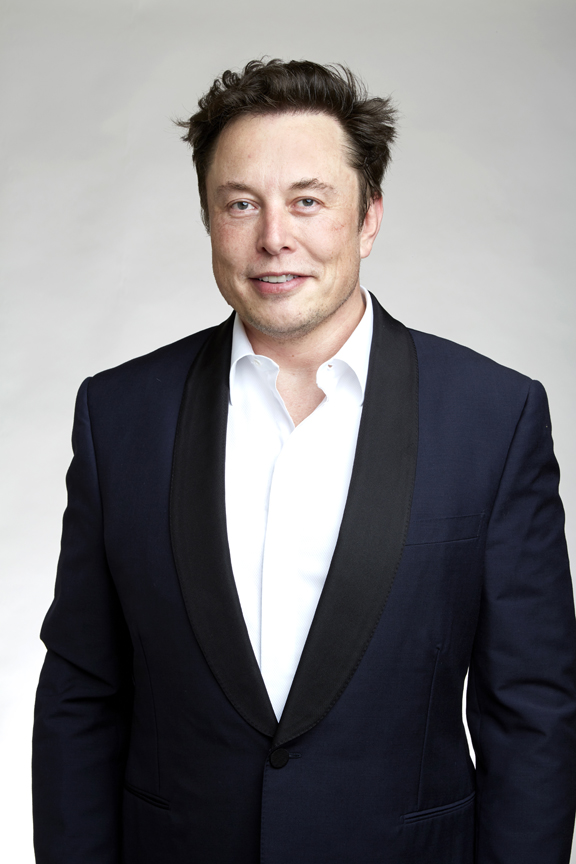
#> input picture Resources/elon-musk.jpg, 576 x 864 px
$ python chapter9.py
#> lines starting #> are read from the running program, lines starting #| are printed output that depends on the picture; after the words box and inside, x2 and y2 are one past the last pixel; in counts of white or black regions, pixels touching at a corner belong together
#Viola & Jones
#Take faces, non faces, train and generate a xml file

import cv2 as cv
import numpy as np


def stackImages(scale,imgArray):
    rows = len(imgArray)
    cols = len(imgArray[0])
    rowsAvailable = isinstance(imgArray[0], list)
    width = imgArray[0][0].shape[1]
    height = imgArray[0][0].shape[0]
    if rowsAvailable:
        for x in range ( 0, rows):
            for y in range(0, cols):
                if imgArray[x][y].shape[:2] == imgArray[0][0].shape [:2]:
                    imgArray[x][y] = cv.resize(imgArray[x][y], (0, 0), None, scale, scale)
                else:
                    imgArray[x][y] = cv.resize(imgArray[x][y], (imgArray[0][0].shape[1], imgArray[0][0].shape[0]), None, scale, scale)
                if len(imgArray[x][y].shape) == 2:
                    imgArray[x][y] = cv.cvtColor( imgArray[x][y], cv.COLOR_GRAY2BGR)
        imageBlank = np.zeros((height, width, 3), np.uint8)
        hor = [imageBlank]*rows
        hor_con = [imageBlank]*rows
        for x in range(0, rows):
            hor[x] = np.hstack(imgArray[x])
        ver = np.vstack(hor)
    else:
        for x in range(0, rows):
            if imgArray[x].shape[:2] == imgArray[0].shape[:2]:
                imgArray[x] = cv.resize(imgArray[x], (0, 0), None, scale, scale)
            else:
                imgArray[x] = cv.resize(imgArray[x], (imgArray[0].shape[1], imgArray[0].shape[0]), None, scale, scale)
            if len(imgArray[x].shape) == 2:
                imgArray[x] = cv.cvtColor(imgArray[x], cv.COLOR_GRAY2BGR)
        hor = np.hstack(imgArray)
        ver = hor
    return ver


paths = [
    "./Resources/elon-musk.jpg",
    "./Resources/brad-pitt.jpg",
    "./Resources/brad-jennifer.jpg"
]
imgs = []
faceCascade = cv.CascadeClassifier("./Resources/haarcascade_frontalface_default.xml")

for path in paths:
    img = cv.imread(path)
#> img is the input picture: shape (864, 576, 3); mean B, G, R 121.3, 118.8, 120.7
    imgResized = cv.resize(img, (600, 700))
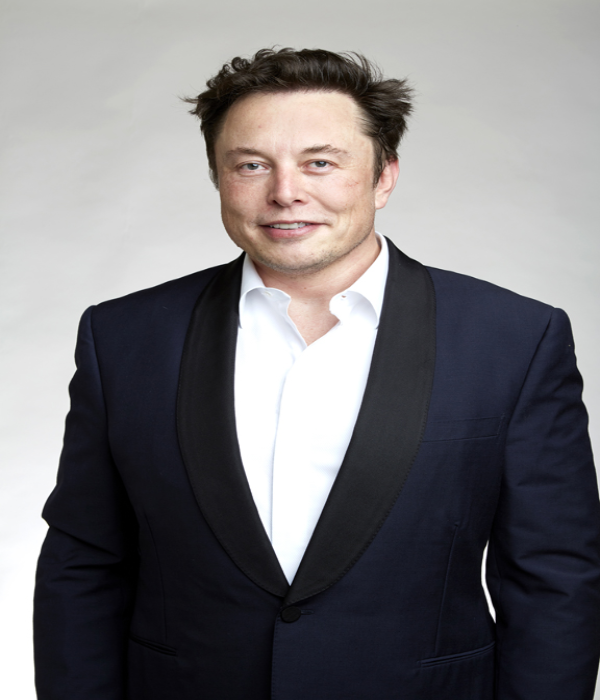
#> imgResized: shape (700, 600, 3); mean B, G, R 121.2, 118.7, 120.6

    imgGray = cv.cvtColor(imgResized, cv.COLOR_BGR2GRAY)
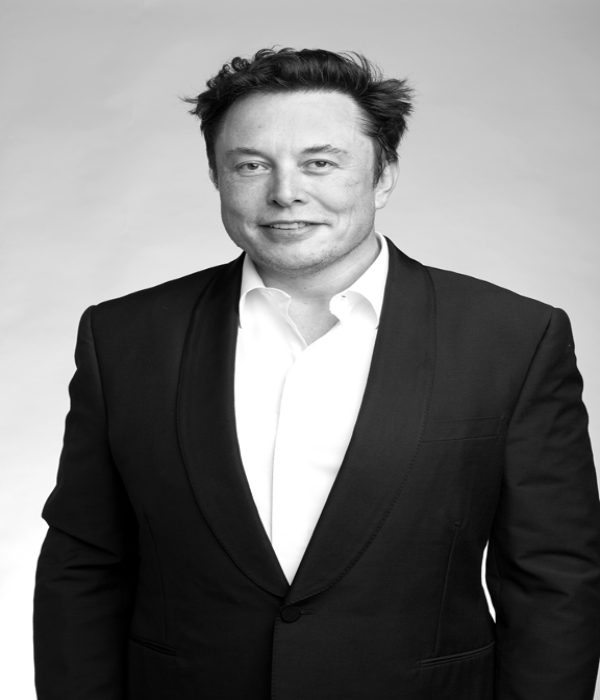
#> imgGray: shape (700, 600); min 0, max 255, mean 119.6

    faces = faceCascade.detectMultiScale(imgGray, 1.1, 4)
#> faces = [[202, 96, 175, 175]]

    for (x, y, w, h) in faces:
        cv.rectangle(imgResized, (x, y), (x + w, y + h), (0, 125, 0), 2)
#> this loop made 1 pass
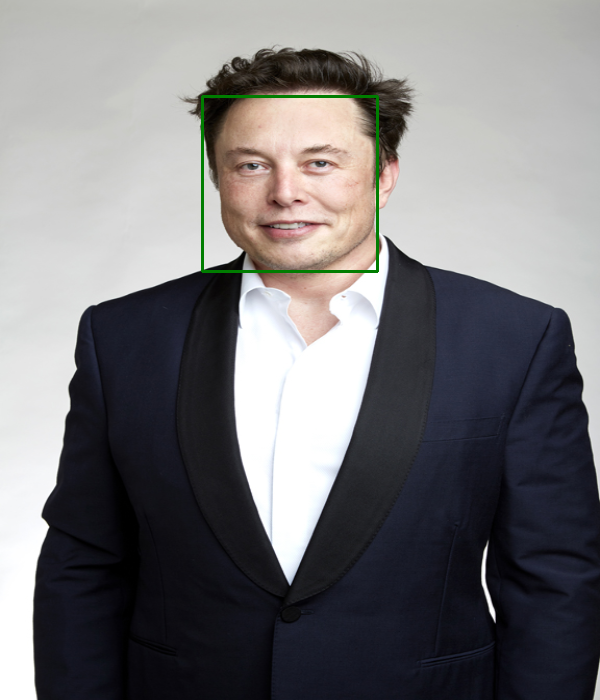
#> imgResized: shape (700, 600, 3); 0.5% of pixels changed, all inside (x1, y1, x2, y2) = (201, 95, 379, 273)

    imgs.append(imgResized)
#> pass 2 of the loop `for path in paths:`:
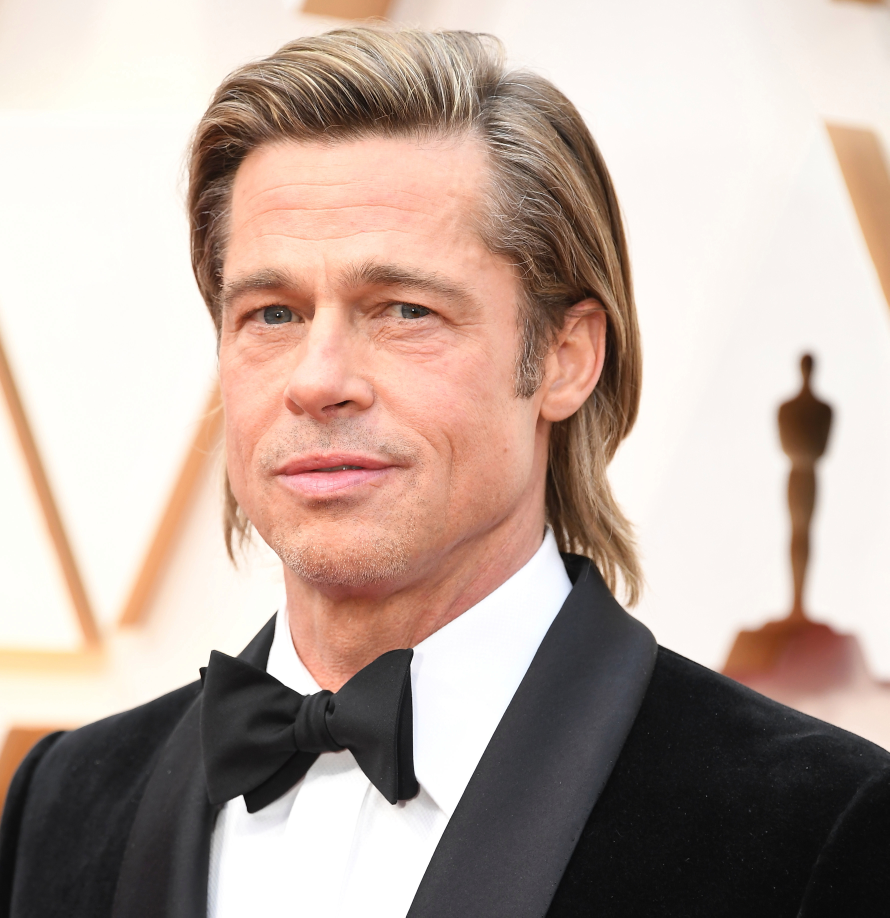
#> input picture Resources/brad-pitt.jpg, 3558 x 3670 px (shown at 1/4 size)
#> img is the input picture: shape (3670, 3558, 3); mean B, G, R 158.6, 168.2, 186.7
#> `imgGray = cv.cvtColor(imgResized, cv.COLOR_BGR2GRAY)`:
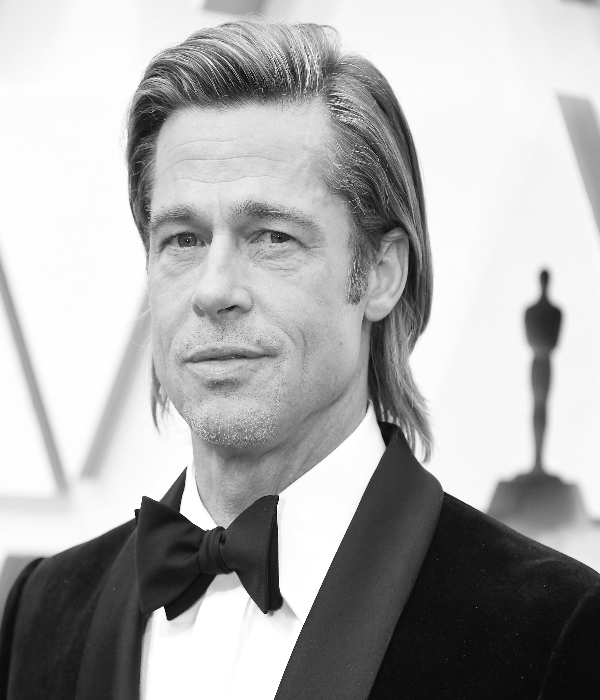
#> imgGray: shape (700, 600); min 2, max 255, mean 172.5
#> faces = [[83, 121, 291, 291]]
#> the loop `for (x, y, w, h) in faces:` made 1 pass
#> after the loop `for (x, y, w, h) in faces:`:
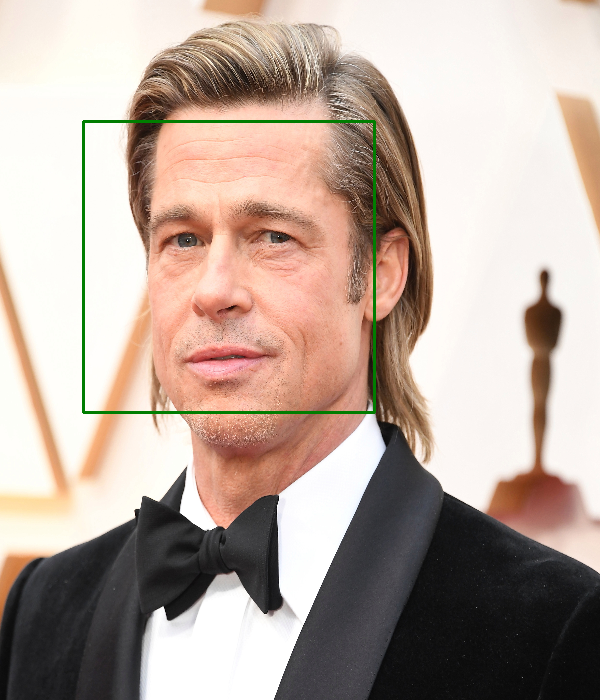
#> imgResized: shape (700, 600, 3); mean B, G, R 157.3, 167.7, 184.9
#> pass 3 of the loop `for path in paths:`:
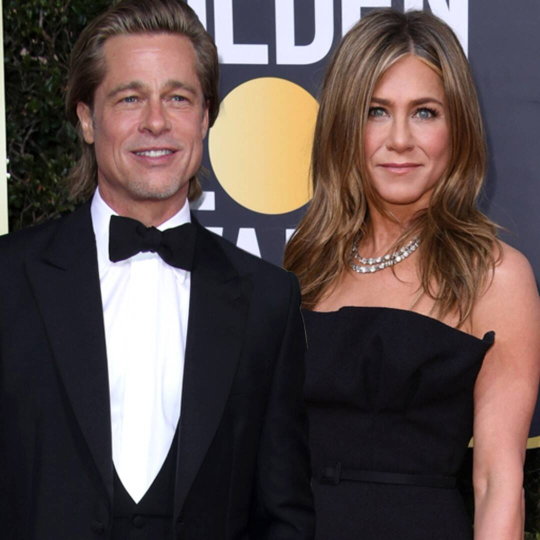
#> input picture Resources/brad-jennifer.jpg, 1080 x 1080 px (shown at 1/2 size)
#> img is the input picture: shape (1080, 1080, 3); mean B, G, R 75.5, 77.4, 92
#> `imgGray = cv.cvtColor(imgResized, cv.COLOR_BGR2GRAY)`:
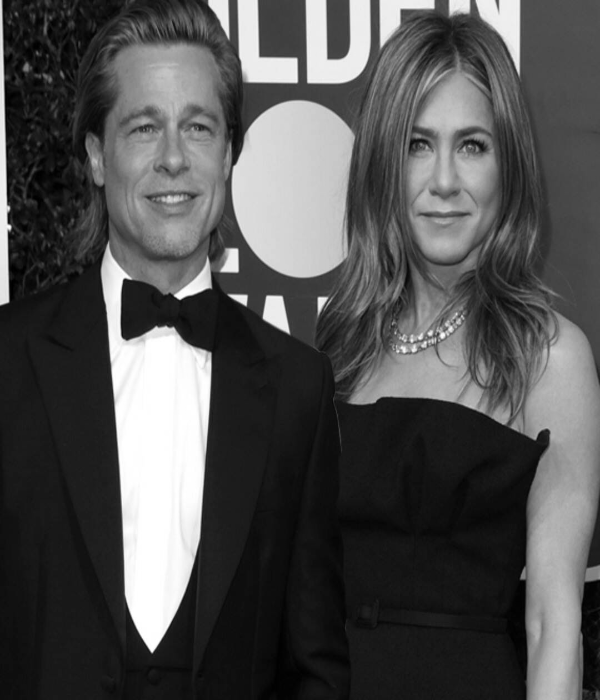
#> imgGray: shape (700, 600); min 0, max 255, mean 81.5
#> faces = [[378, 93, 142, 142], [89, 64, 160, 160]]
#> the loop `for (x, y, w, h) in faces:` made 2 passes
#> after the loop `for (x, y, w, h) in faces:`:
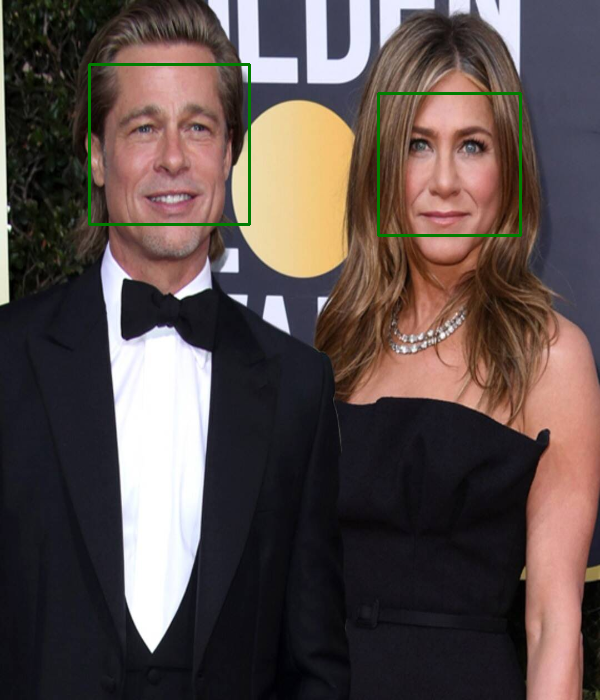
#> imgResized: shape (700, 600, 3); mean B, G, R 74.7, 77.6, 90.8

imgStack = stackImages(0.8, (imgs))
#> in stackImages, `rows = len(imgArray)`: rows = 3
#> in stackImages, `cols = len(imgArray[0])`: cols = 700
#> in stackImages, `rowsAvailable = isinstance(imgArray[0], list)`: rowsAvailable = False
#> after the loop in stackImages, `for x in range(0, rows):`: imgArray = 3 items
#> in stackImages, `hor = np.hstack(imgArray)`:
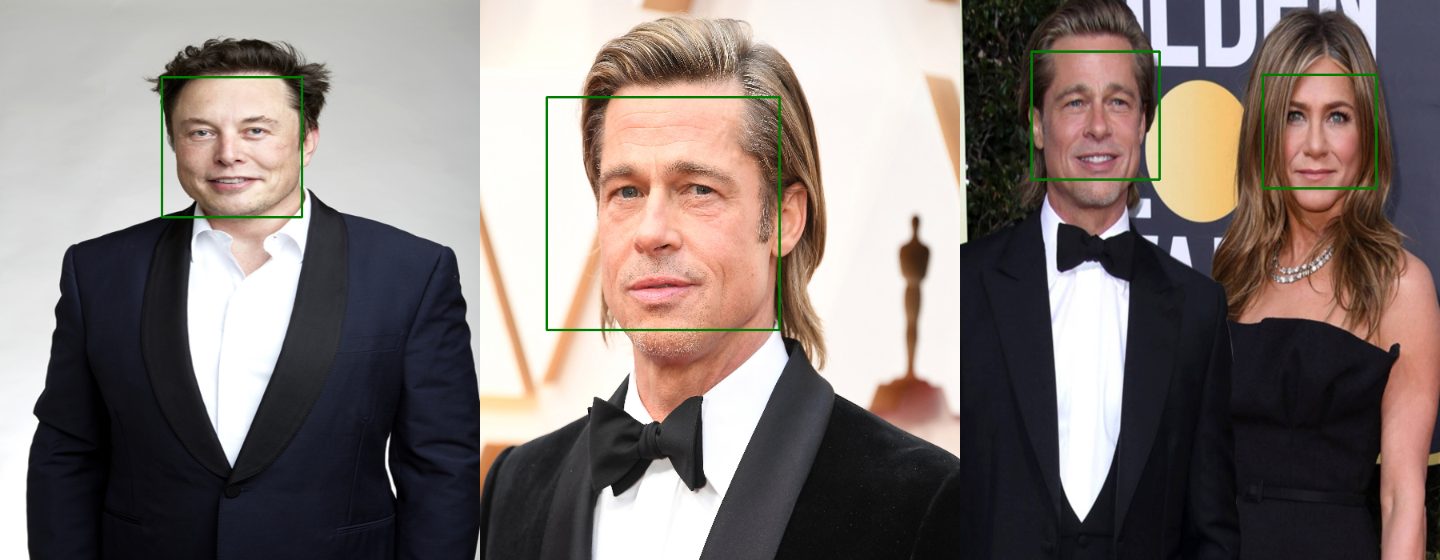
#> hor: shape (560, 1440, 3); mean of channels 0, 1, 2 117.4, 121.2, 131.8; drawn as B, G, R

cv.imshow("Stack", imgStack)

cv.waitKey(0)
